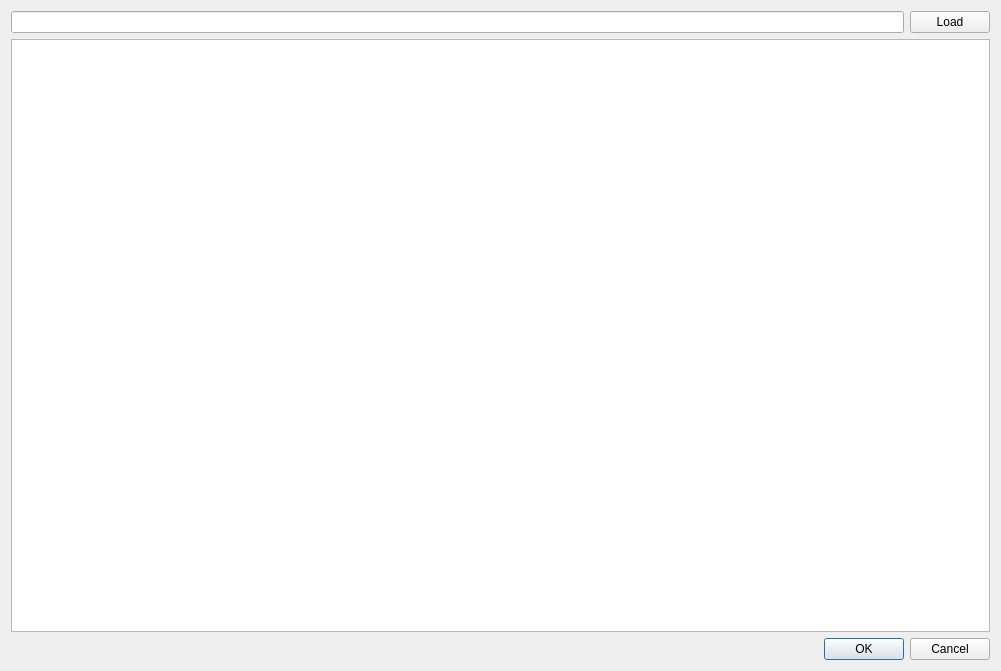
<?xml version="1.0" encoding="UTF-8"?>
<ui version="4.0">
 <class>Dialog</class>
 <widget class="QDialog" name="Dialog">
  <property name="geometry">
   <rect>
    <x>0</x>
    <y>0</y>
    <width>1001</width>
    <height>671</height>
   </rect>
  </property>
  <property name="windowTitle">
   <string>Dialog</string>
  </property>
  <layout class="QVBoxLayout" name="verticalLayout">
   <item>
    <layout class="QGridLayout" name="gridLayout">
     <item row="1" column="0">
      <widget class="QLineEdit" name="lineEdit"/>
     </item>
     <item row="1" column="1">
      <widget class="QPushButton" name="pushButton">
       <property name="text">
        <string>Load</string>
       </property>
      </widget>
     </item>
     <item row="3" column="0" colspan="2">
      <widget class="QTableWidget" name="tableWidget"/>
     </item>
    </layout>
   </item>
   <item>
    <widget class="QDialogButtonBox" name="buttonBox">
     <property name="orientation">
      <enum>Qt::Horizontal</enum>
     </property>
     <property name="standardButtons">
      <set>QDialogButtonBox::Cancel|QDialogButtonBox::Ok</set>
     </property>
    </widget>
   </item>
  </layout>
 </widget>
 <resources/>
 <connections>
  <connection>
   <sender>buttonBox</sender>
   <signal>accepted()</signal>
   <receiver>Dialog</receiver>
   <slot>accept()</slot>
   <hints>
    <hint type="sourcelabel">
     <x>248</x>
     <y>254</y>
    </hint>
    <hint type="destinationlabel">
     <x>157</x>
     <y>274</y>
    </hint>
   </hints>
  </connection>
  <connection>
   <sender>buttonBox</sender>
   <signal>rejected()</signal>
   <receiver>Dialog</receiver>
   <slot>reject()</slot>
   <hints>
    <hint type="sourcelabel">
     <x>316</x>
     <y>260</y>
    </hint>
    <hint type="destinationlabel">
     <x>286</x>
     <y>274</y>
    </hint>
   </hints>
  </connection>
 </connections>
</ui>
